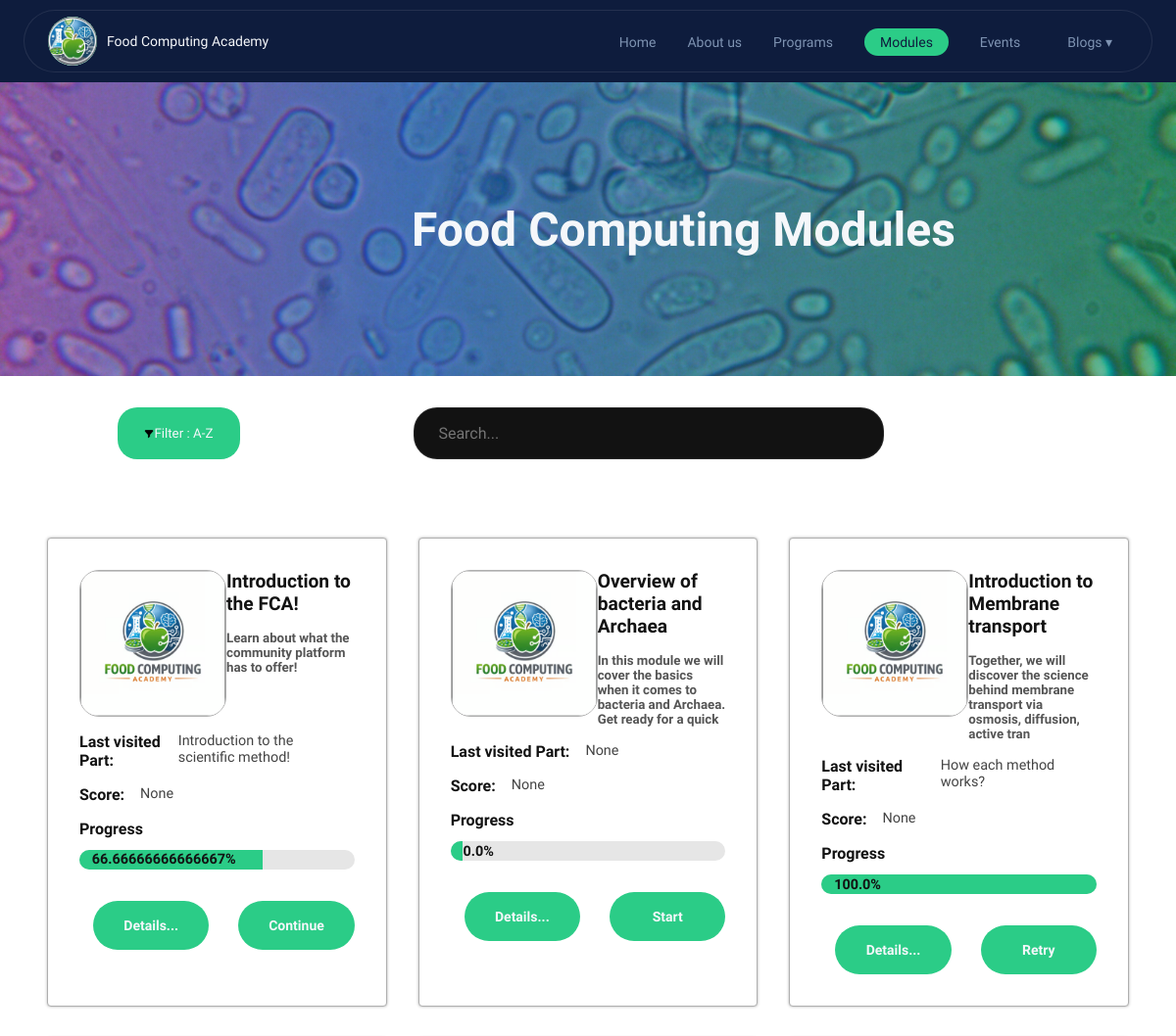
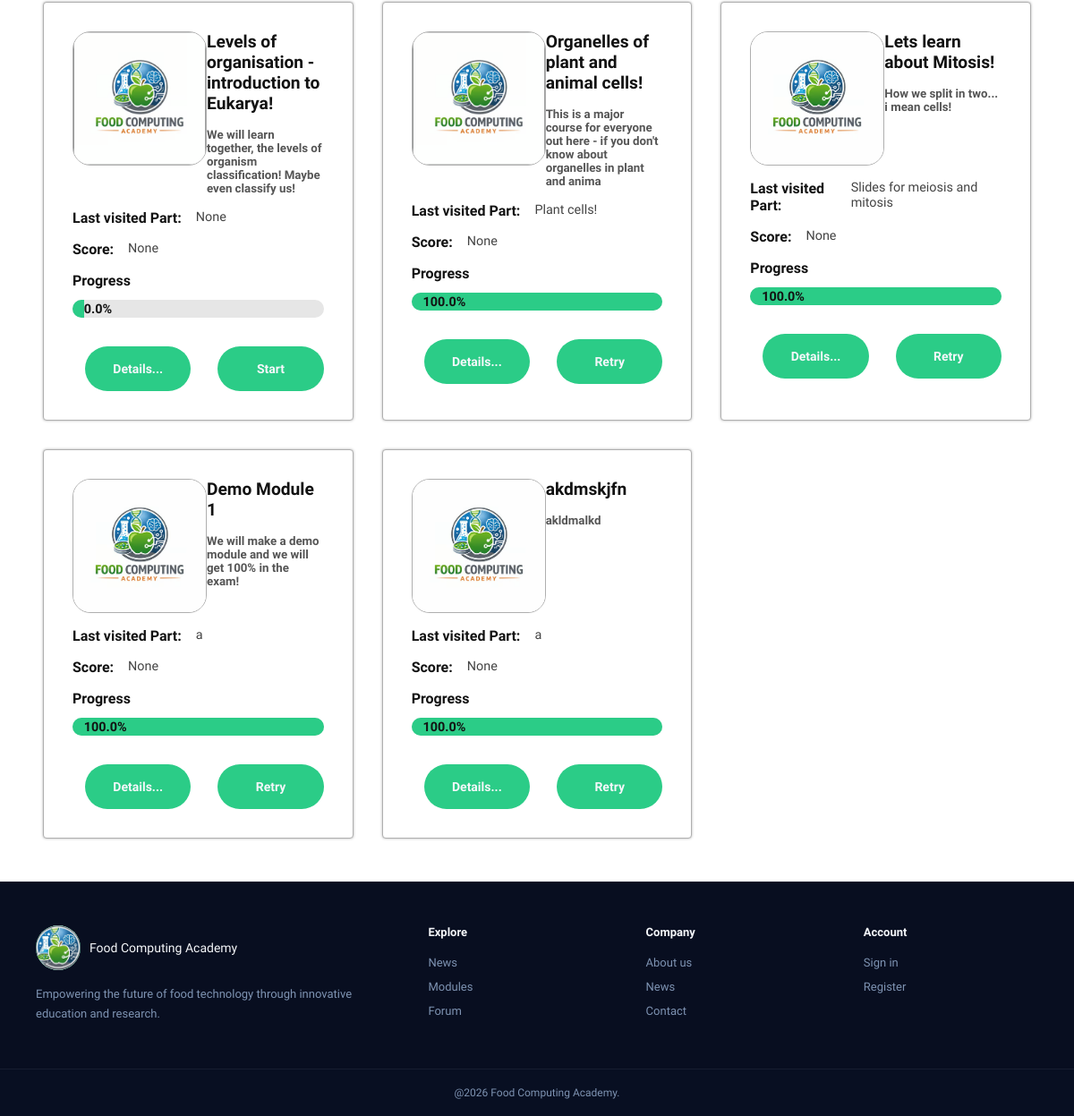
Screenshot of /modules/your_modules (signed in) with the database file from the repository (2 pictures, top to bottom).
### tables this page shows
CREATE TABLE "modules" (
	"id"	INTEGER,
	"title"	TEXT NOT NULL,
	"description"	TEXT,
	"price"	INTEGER NOT NULL DEFAULT 0,
	"image_url"	TEXT,
	PRIMARY KEY("id" AUTOINCREMENT)
);

### backend/api_routing.py (the view)
    @app.route("/modules/your_modules")
    def yourModules(page=1):
        max_modules = 16
        page = request.args.get('page', 1, type=int)
        if 'user_id' not in session:
            return redirect(url_for('login'))
        conn, cursor = get_db()
        query = """SELECT DISTINCT modules.id,modules.title,modules.description,modules.price,user_modules.purchased_at,user_modules.status,user_modules.progress_percent,user_modules.last_visited_part,user_modules.score,count(*) OVER() AS "full_count",
CASE WHEN (user_modules.last_visited_part IS NOT NULL) THEN module_parts.title  END as "current_part_title"
, modules.image_url
FROM modules
LEFT JOIN user_modules ON modules.id = user_modules.module_id
LEFT JOIN module_parts ON modules.id =  module_parts.module_id
WHERE user_modules.user_id = ? AND (user_modules.last_visited_part IS NULL OR module_parts.id == user_modules.last_visited_part)
        """
        cursor.execute(query,(session.get('user_id'),))
        columns = [d[0] for d in cursor.description]
        modules = [dict(zip(columns, row)) for row in cursor.fetchall()]
        pages = 1
        if modules and modules != "":
            for i in modules:
                pages = math.ceil(i["full_count"]/max_modules)
                i["progress_percent"] = getProgress(cursor,session.get('user_id'),i["id"])
        close_db()
        return render_template("your_modules.html",modules = modules,page = page, pages = pages)

### backend/database.py (called while the page is built)
def get_db():
    if 'db' not in g:
        BASE_DIR = os.path.dirname(os.path.abspath(__file__))
        DB_PATH = os.path.join(BASE_DIR, '..', 'database', 'food_computing_academy_website.db')
        g.db = sqlite3.connect(DB_PATH)
        g.db.row_factory = sqlite3.Row
        cursor = g.db.cursor()
    return g.db, cursor

### frontend/templates/your_modules.html (shortened to what this page needs)
 <!DOCTYPE html>
<html lang="en">
<head>
<link rel="stylesheet" href="{{ url_for('static', filename='styles/styling.css') }}">
<link rel="stylesheet" href="{{ url_for('static', filename='styles/all_modules.css') }}">
<link rel="stylesheet" href="js/homepage.js">
</head>
<body onload="progressBar()">
{% include 'nav.html' %}
<div class="modules_title">
    <div class="intro_right">
    </div>
    <div class="intro_left">
        <h1>Food Computing Modules</h1>
    </div>
</div>
 <div class = "module_features">
    <button class="btn-search">
        <img src="{{ url_for('static', filename='assets/filter.png') }}" alt="Filter">
        Filter : A-Z
    </button>
    <div class="search-box">
        <input type="text" placeholder="Search..." id="search-input">
    </div>
</div>
<div class="modules_list">
    {% for module in modules %}
        <div class="module">
        <div class="module_card_title">
        <div class="module_title_section">
            {% if module.image_url %}
                <img class="module_image yourmodule" src="{{ url_for('static', filename=module.image_url) }}">
            {% endif %}
        </div>
        <div class="module_title_section">
            <div class="title2">
                <h3>{{module.title}}</h3>
            </div>
            <h5 class="module_description">{{ module.description[:100] }}{% if module.description|length > 200 %}…{% endif %}</h5>
        </div>
        </div>
            <div class="paid_module_section">
                <b>Last visited Part:</b>
                <p>{{module.current_part_title}}</p>
            </div>
            <div class="paid_module_section">
                <b>Score: </b>
                <p>{{module.score}}</p>
            </div>
            <div class="your_progress_section">
                <b>Progress</b>
                <div class="progress_bar">
                    <div class="progress_bar_fill" name="{{module.progress_percent}}">{{module.progress_percent}}%</div>
                </div>
            </div>
            <div class="title">
                <a class="btn-submit" href="/modules/view/{{module.id}}">Details...</a>
                <a class="btn-submit" href="/modules/module/{{module.id}}">
                    {% if module.progress_percent == 100 %}
                    Retry
                    {% elif module.progress_percent > 0 %}
                    Continue
                    {% else %}
                    Start
                    {% endif %}
                </a>
             </div>
        </div>
    {% endfor %}
</div>
{% include 'footer.html' %}
</body>
</html>

### frontend/styles/styling.css (style rules this page uses)
*, *::before, *::after { box-sizing: border-box; margin: 0; padding: 0; }
:root { --navy: #0e1c3d; --navy-mid: #192d56; --green: #2bcc87; --green-dark:#179e63; --white: #f5f7fa; --muted: #7e93b2; --card: rgba(255, 255, 255, 0.055); --border: rgba(255, 255, 255, 0.09); }
body { font-family: 'Sora', sans-serif; background: var(--navy); color: var(--white); overflow-x: hidden; }
.btn-search { background: var(--green); color: var(--navy); font-family: 'Sora', sans-serif; cursor: pointer; transition: background 0.2s; padding: 8px 16px; border-radius: 20px; border: none; }
.search-box { background: var(--navy-mid); border: 1px solid var(--border); border-radius: 12px; padding: 1rem 1.5rem; display: flex; gap: 1rem; width: 500px; }
.search-box input { background: none; border: none; outline: none; color: var(--white); font-family: 'Sora', sans-serif; font-size: 16px; flex: 1; }
body { min-height: 100vh; min-height: 100dvh; display: flex; flex-direction: column; }
.btn-submit { width: 100%; background: var(--green); color: rgb(230, 230, 230); border: none; padding: 12px; border-radius: 25px; font-weight: 600; font-size: 14px; font-family: 'Sora', sans-serif; cursor: pointer; margin-top: 1rem; transition: background 0.1s; text-decoration: none; }

### frontend/styles/all_modules.css (style rules this page uses)
:root { --darker: #121212; --greyer: #cecece; --green: #2bcc87; }
.modules_title { width: 100%; min-height: 300px; display: flex; background-image: url('../assets/backteria.jpg'); background-position: center; background-size: cover; background-repeat: no-repeat; }
.intro_left, .intro_right { display: flex; flex-direction: column; justify-content: center; }
.intro_left { width: 65%; background: linear-gradient( to right, #2466caa9, #01924e91); }
.intro_right { width: 35%; background: linear-gradient( to left, #2466caa9, #af43c291); }
.module_card_title { display: flex; }
.module_title_section { flex: 2; }
.paid_module_section { display: flex; }
.modules_title h1 { font-size: 300%; }
.modules_list { width: 100%; display: grid; grid-template-columns: repeat(3, 1fr); padding: 3rem; box-sizing: border-box; overflow-x: hidden; gap: 2rem; background-color: #ffffff; }
.modules_list .module { background-color: white; color: var(--darker); transition: .5s ease; padding: 2rem; gap:1rem; border-radius: 4px; display: flex; flex-direction: column; flex-wrap: wrap; border: 1px solid #afafaf; box-shadow: 0 0 3px #b1b1b1; }
.module .title { width: 100%; display: flex; flex-direction: row; gap: 1rem; transition: transform 0.3s ease, background-color 0.3s ease; }
.module_image { object-fit: cover; display: block; }
.yourmodule { max-width: 150px; max-height: 150px; border-radius: 20px; border: 0.5px solid #afafaf; }
.module h3 { font-size: 1.2rem; }
.module p { font-size: 0.9rem; padding: 0 1rem; color: #444; }
.module_description { padding-top: 1rem; color: #555555; }
.module_features { padding:2rem; padding-left: 10%; padding-right: 10%; background-color: #ffffff; display: flex; flex-direction: row; flex-wrap: wrap; }
.btn-submit { width: 45%; margin-left:5%; text-align: center; height: 50px; max-height: 60px; display: flex; align-items: center; justify-content: center; color: var(--white); }
.btn-search { text-decoration: none; display: flex; flex-direction: row; align-items: center; width: 13%; justify-content: center; color: var(--white); }
.btn-search img { width: 10px; }
.search-box { background: var(--darker); padding: 1rem 1.5rem; display: flex; border-radius: 24px; gap: 1rem; width: 50%; margin-left: auto; margin-right: auto; }
.search-box input { background: none; border: none; outline: none; color: var(--white); font-family: 'Sora', sans-serif; font-size: 16px; flex: 1; }
.your_progress_section { width: 100%; display: flex; flex-direction: column; flex-wrap: wrap; }
.progress_bar { width: 100%; height: 20px; background-color: #e6e6e6; border-radius: 999px; overflow: hidden; position: relative; margin-top: 0.75rem; }
.progress_bar_fill { background-color: var(--green); height: 100%; position: absolute; top: 0; left: 0; display: flex; align-items: center; padding-left: 0.8rem; font-size: 0.9rem; font-weight: 600; color: #121212; font-family: 'Sora', sans-serif; white-space: nowrap; }

### rows the page displays
modules: image_url (picture), title "Introduction to the FCA!", description "Learn about what the community platform has to offer!", current_part_title "Introduction to the scientific method!", score "None", progress_percent "66.66666666666667", shows "Continue"
modules: image_url (picture), title "Overview of bacteria and Archaea", description "In this module we will cover the basics when it comes to bacteria and Archaea. Get ready for a quick", current_part_title "None", score "None", progress_percent "0.0", shows "Start"
modules: image_url (picture), title "Introduction to Membrane transport", description "Together, we will discover the science behind membrane transport via osmosis, diffusion, active tran", current_part_title "How each method works?", score "None", progress_percent "100.0", shows "Retry"
modules: image_url (picture), title "Levels of organisation - introduction to Eukarya!", description "We will learn together, the levels of organism classification! Maybe even classify us!", current_part_title "None", score "None", progress_percent "0.0", shows "Start"
modules: image_url (picture), title "Organelles of plant and animal cells!", description "This is a major course for everyone out here - if you don't know about organelles in plant and anima", current_part_title "Plant cells!", score "None", progress_percent "100.0", shows "Retry"
modules: image_url (placeholder picture), title "Lets learn about Mitosis!", description "How we split in two... i mean cells!", current_part_title "Slides for meiosis and mitosis", score "None", progress_percent "100.0", shows "Retry"
modules: image_url (placeholder picture), title "Demo Module 1", description "We will make a demo module and we will get 100% in the exam!", current_part_title "a", score "None", progress_percent "100.0", shows "Retry"
modules: image_url (placeholder picture), title "akdmskjfn", description "akldmalkd", current_part_title "a", score "None", progress_percent "100.0", shows "Retry"
